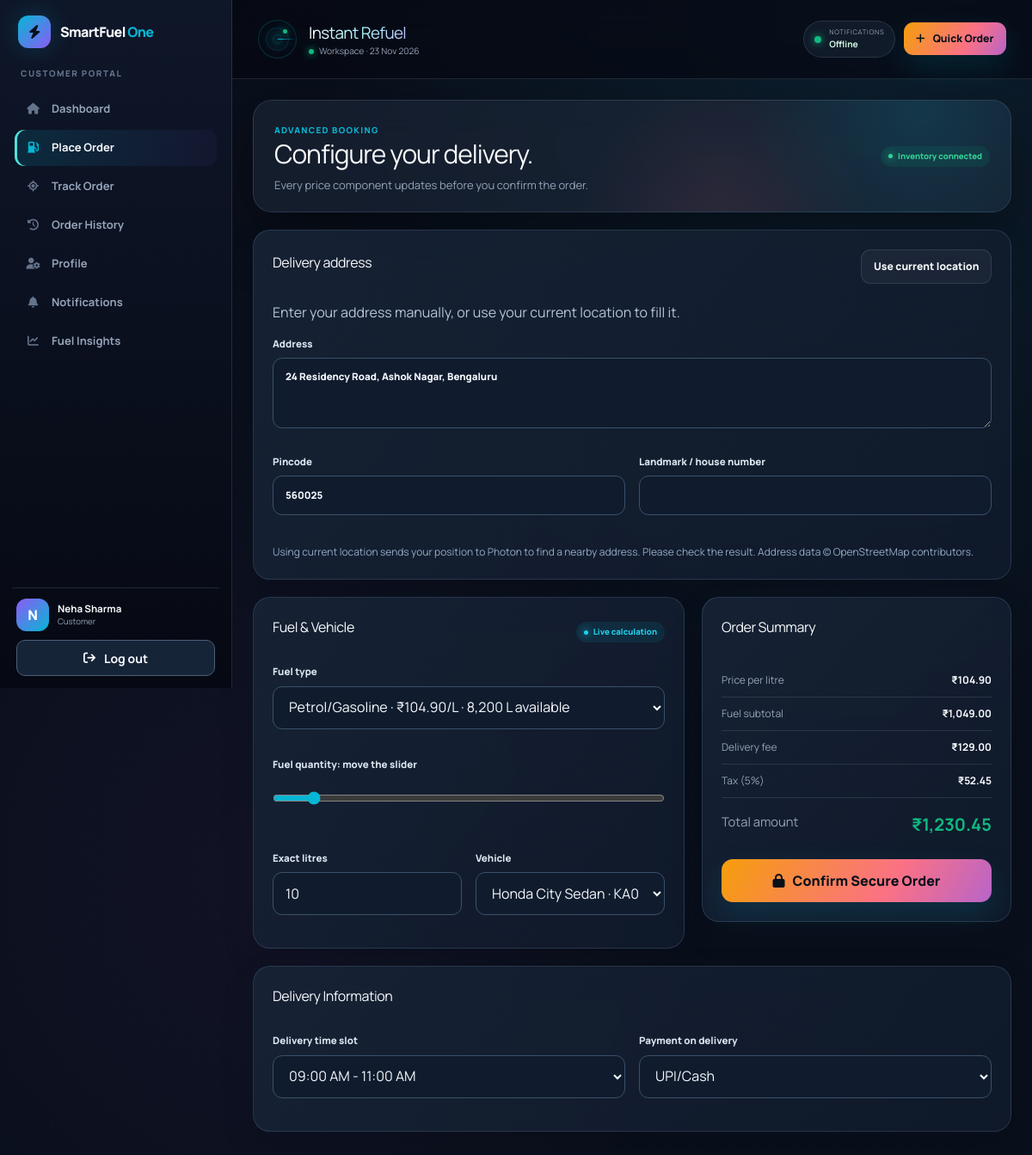
Page /customer/place_order.php (signed in) on the committed database.
### tables this page shows
CREATE TABLE users (
    id INT UNSIGNED AUTO_INCREMENT PRIMARY KEY,
    full_name VARCHAR(120) NOT NULL,
    email VARCHAR(190) NOT NULL,
    password_hash VARCHAR(255) NOT NULL,
    phone VARCHAR(20) NOT NULL,
    role ENUM('customer', 'delivery_agent', 'admin') NOT NULL DEFAULT 'customer',
    avatar_url VARCHAR(500) NULL,
    status ENUM('active', 'suspended') NOT NULL DEFAULT 'active',
    created_at TIMESTAMP NOT NULL DEFAULT CURRENT_TIMESTAMP,
    UNIQUE KEY uq_users_email (email),
    UNIQUE KEY uq_users_phone (phone),
    KEY idx_users_role_status (role, status)
);

CREATE TABLE delivery_addresses (
    id INT UNSIGNED AUTO_INCREMENT PRIMARY KEY,
    customer_id INT UNSIGNED NOT NULL,
    label VARCHAR(50) NOT NULL,
    full_address VARCHAR(500) NOT NULL,
    pincode VARCHAR(10) NOT NULL,
    is_default TINYINT(1) NOT NULL DEFAULT 0,
    KEY idx_address_customer (customer_id),
    CONSTRAINT fk_address_customer FOREIGN KEY (customer_id) REFERENCES users(id) ON DELETE CASCADE
);

### config/db.php (called while the page is built, shortened)
<?php
function db(): PDO
{
    static $pdo = null;
    if ($pdo instanceof PDO) {
        return $pdo;
    }
    try {
        $pdo = new PDO(
            'mysql:host=' . DB_HOST . ';dbname=' . DB_NAME . ';charset=utf8mb4',
            DB_USER,
            DB_PASS,
            [
                PDO::ATTR_ERRMODE => PDO::ERRMODE_EXCEPTION,
                PDO::ATTR_DEFAULT_FETCH_MODE => PDO::FETCH_ASSOC,
                PDO::ATTR_EMULATE_PREPARES => false,
            ]
        );
    } catch (PDOException $exception) {
        render_unexpected_error($exception);
    }
    sf_schema($pdo);
    return $pdo;
}
function ensure_realtime_schema(): bool
{
    static $ready = false;
    if ($ready) {
        return true;
    }
    return true;
}
function url(string $path = ''): string
{
    return BASE_URL . ($path === '' ? '' : '/' . ltrim($path, '/'));
}
function e(mixed $value): string
{
    return htmlspecialchars((string) $value, ENT_QUOTES, 'UTF-8');
}
function require_role(string $role): array
{
    $statement = db()->prepare('SELECT * FROM users WHERE id = ? AND status = \'active\' LIMIT 1');
    $statement->execute([(int) $_SESSION['user_id']]);
    $user = $statement->fetch();
    return $user;
}
function role_home(string $role): string
{
    return match ($role) {
        'admin' => 'admin/dashboard.php',
        'delivery_agent' => 'delivery/dashboard.php',
        default => 'customer/dashboard.php',
    };
}

### config/upgrade.php (called while the page is built, shortened)
<?php
function sf_schema(PDO $pdo): void
{
    $pdo->exec("CREATE TABLE IF NOT EXISTS sf_versions (version INT PRIMARY KEY, installed_at TIMESTAMP DEFAULT CURRENT_TIMESTAMP) ENGINE=InnoDB");
    if ($pdo->query('SELECT version FROM sf_versions WHERE version=1')->fetchColumn()) {
        return;
    }
    if ((int) $pdo->query("SELECT GET_LOCK('smartfuel_upgrade_v1',15)")->fetchColumn() !== 1) {
        throw new RuntimeException('Upgrade is busy. Refresh in a moment.');
    }
    try {
        if ($pdo->query('SELECT version FROM sf_versions WHERE version=1')->fetchColumn()) {
            return;
        }
        foreach ($statements as $sql) {
            $pdo->exec($sql);
        }
        $pdo->exec("INSERT IGNORE INTO sf_agent_approvals(user_id,approval_status) SELECT id,'Approved' FROM users WHERE role='delivery_agent'");
        $pdo->exec('INSERT IGNORE INTO sf_order_details(order_id) SELECT id FROM orders');
        $pdo->exec("UPDATE sf_order_details d JOIN orders o ON o.id=d.order_id SET d.refund_status='Pending' WHERE o.order_status='Cancelled' AND o.payment_status='Paid' AND d.refund_status='Not required'");
        $pdo->exec('INSERT IGNORE INTO sf_inventory_settings(fuel_id) SELECT id FROM fuel_inventory');
        $pdo->exec('DELETE FROM agent_live_locations');
        $pdo->exec('INSERT INTO sf_versions(version) VALUES(1)');
    } finally {
        $pdo->query("SELECT RELEASE_LOCK('smartfuel_upgrade_v1')");
    }
}

### customer/place_order.php (the view, shortened to what this page needs)
<?php
require_once __DIR__ . '/../includes/dashboard_layout.php';
require_once __DIR__ . '/../includes/address_fields.php';
$user = require_role('customer');
$inventory = db()->query('SELECT * FROM fuel_inventory ORDER BY id')->fetchAll();
$vehiclesStatement = db()->prepare('SELECT * FROM customer_vehicles WHERE customer_id=? ORDER BY is_default DESC,id');
$vehiclesStatement->execute([$user['id']]);
$vehicles = $vehiclesStatement->fetchAll();
$addressesStatement = db()->prepare('SELECT * FROM delivery_addresses WHERE customer_id=? ORDER BY is_default DESC,id');
$addressesStatement->execute([$user['id']]);
$addresses = $addressesStatement->fetchAll();
$repeat = null;
dashboard_start('Instant Refuel', 'order', $user);
?>
<section class="welcome-panel"><div><span class="eyebrow">Advanced booking</span><h2>Configure your delivery.</h2><p>Every price component updates before you confirm the order.</p></div><span class="badge success">Inventory connected</span></section>
<form method="post" data-order-calculator>
    <section class="panel">
        <?php sf_address_fields(array_merge([
            'delivery_address' => $repeat['delivery_address'] ?? $addresses[0]['full_address'] ?? '',
            'delivery_pincode' => $repeat['delivery_pincode'] ?? $addresses[0]['pincode'] ?? '',
        ], $_POST)); ?>
    </section>
    <div class="order-layout">
        <section class="panel"><div class="panel-head"><h2>Fuel & Vehicle</h2><span class="badge info">Live calculation</span></div><div class="form-grid">
            <div class="form-group full"><label for="fuel_id">Fuel type</label><select id="fuel_id" name="fuel_id" data-fuel-select required><?php foreach($inventory as $fuel): ?><option value="<?= (int)$fuel['id'] ?>" data-price="<?= e($fuel['price_per_liter']) ?>" <?= (isset($_POST['fuel_id']) ? (int)$_POST['fuel_id']===(int)$fuel['id'] : ($repeat && $repeat['fuel_type']===$fuel['fuel_type'])) ? 'selected' : '' ?>><?= e($fuel['fuel_type']) ?> · <?= money($fuel['price_per_liter']) ?>/L · <?= number_format((float)$fuel['stock_liters']) ?> L available</option><?php endforeach; ?></select></div>
            <div class="form-group full"><label for="liter_slider">Fuel quantity: move the slider</label><input id="liter_slider" type="range" min="1" max="100" value="<?= e($_POST['quantity_liters'] ?? ($repeat['quantity_liters'] ?? 10)) ?>" data-liter-slider></div>
            <div class="form-group"><label for="quantity_liters">Exact litres</label><input id="quantity_liters" name="quantity_liters" type="number" min="1" max="100" step="0.5" value="<?= e($_POST['quantity_liters'] ?? ($repeat['quantity_liters'] ?? 10)) ?>" data-liter-input required></div>
            <div class="form-group"><label for="vehicle_number">Vehicle</label><select id="vehicle_number" name="vehicle_number" required><?php if(!$vehicles): ?><option value="">Add a vehicle from Profile</option><?php else: ?><?php foreach($vehicles as $vehicle): ?><option value="<?= e($vehicle['vehicle_number']) ?>" <?= ($repeat && $repeat['vehicle_number']===$vehicle['vehicle_number']) ? 'selected' : '' ?>><?= e($vehicle['vehicle_name']) ?> · <?= e($vehicle['vehicle_number']) ?></option><?php endforeach; ?><?php endif; ?></select></div>
        </div></section>
        <aside class="panel summary-card"><div class="panel-head"><h2>Order Summary</h2></div><div class="price-row"><span>Price per litre</span><strong data-unit-price>₹0.00</strong></div><div class="price-row"><span>Fuel subtotal</span><strong data-subtotal>₹0.00</strong></div><div class="price-row"><span>Delivery fee</span><strong data-fee>₹0.00</strong></div><div class="price-row"><span>Tax (5%)</span><strong data-tax>₹0.00</strong></div><div class="price-row total"><span>Total amount</span><strong data-total>₹0.00</strong></div><button class="btn" type="submit" style="width:100%;margin-top:15px"><i class="fa-solid fa-lock"></i> Confirm Secure Order</button></aside>
    </div>
    <section class="panel"><div class="panel-head"><h2>Delivery Information</h2></div><div class="form-grid">
        <div class="form-group"><label for="delivery_time_slot">Delivery time slot</label><select id="delivery_time_slot" name="delivery_time_slot" required><option>09:00 AM - 11:00 AM</option></select></div>
        <div class="form-group"><label for="payment_method">Payment on delivery</label><select id="payment_method" name="payment_method" required><option>UPI/Cash</option></select></div>
    </div></section>
</form>
<?php dashboard_end(); ?>

### includes/dashboard_layout.php (shortened to what this page needs)
<?php
require_once __DIR__ . '/../config/db.php';
function get_dashboard_links(string $role): array
{
    return [
        ['dashboard', 'customer/dashboard.php', 'fa-house', 'Dashboard'],
        ['order', 'customer/place_order.php', 'fa-gas-pump', 'Place Order'],
        ['track', 'customer/track_order.php', 'fa-location-crosshairs', 'Track Order'],
        ['history', 'customer/order_history.php', 'fa-clock-rotate-left', 'Order History'],
        ['profile', 'customer/profile.php', 'fa-user-gear', 'Profile'],
    ];
}
function dashboard_start(string $title, string $active, array $user): void
{
    $links = get_dashboard_links($user['role']);
    $links[] = ['notifications', 'account/notifications.php', 'fa-bell', 'Notifications'];
    if ($user['role'] === 'customer') {
        $links[] = ['insights', 'customer/insights.php', 'fa-chart-line', 'Fuel Insights'];
    }
    $roleLabel = match ($user['role']) {
        'admin' => 'Administration',
        'delivery_agent' => 'Delivery Partner',
        default => 'Customer Portal',
    };
    ?>
<!DOCTYPE html>
<html lang="en">
<head>
    <script src="https://cdn.tailwindcss.com"></script>
    <link rel="stylesheet" href="https://cdnjs.cloudflare.com/ajax/libs/font-awesome/6.5.2/css/all.min.css">
    <link rel="stylesheet" href="<?= url('assets/css/custom.css') ?>">
    <link rel="stylesheet" href="<?= url('assets/css/upgrade.css') ?>">
    <link rel="stylesheet" href="<?= url('assets/css/cleanup.css') ?>">
    <link rel="stylesheet" href="https://unpkg.com/leaflet@1.9.4/dist/leaflet.css">
</head>
<body class="dashboard-body">
<div class="dashboard-shell">
    <aside class="sidebar" data-sidebar>
        <div class="side-head">
            <a class="brand" href="<?= url(role_home($user['role'])) ?>"><span class="brand-mark"><i class="fa-solid fa-bolt"></i></span><span>SmartFuel <em>One</em></span></a>
        </div>
        <p class="role-label"><?= e($roleLabel) ?></p>
        <nav class="side-nav">
            <?php foreach ($links as [$key, $path, $icon, $label]): ?>
                <a class="<?= $active === $key ? 'active' : '' ?>" href="<?= url($path) ?>"><i class="fa-solid <?= e($icon) ?>"></i><span><?= e($label) ?></span></a>
            <?php endforeach; ?>
        </nav>
        <div class="side-profile">
            <div class="avatar"><?= e(strtoupper(substr($user['full_name'], 0, 1))) ?></div>
            <div><strong><?= e($user['full_name']) ?></strong><small><?= e(ucwords(str_replace('_', ' ', $user['role']))) ?></small></div>
            <a class="sidebar-logout" href="<?= url('auth/logout.php') ?>"><i class="fa-solid fa-arrow-right-from-bracket" aria-hidden="true"></i> Log out</a>
        </div>
    </aside>
    <main class="dashboard-main">
        <header class="operations-header">
            <span class="radar" aria-hidden="true"><i></i><b></b></span>
            <div class="operations-title"><h1><?= e($title) ?></h1><p><span></span> Workspace · <?= date('d M Y') ?></p></div>
            <div class="header-actions">
                <a class="network-pill" href="<?= url('account/notifications.php') ?>"><i></i><span><small>NOTIFICATIONS</small><strong data-unread>0</strong></span></a>
                <?php if ($user['role'] === 'customer'): ?><a class="btn btn-small" data-magnetic href="<?= url('customer/place_order.php') ?>"><i class="fa-solid fa-plus"></i> Quick Order</a><?php endif; ?>
            </div>
        </header>
        <div class="dashboard-content" data-sync-content>
    <?php
}
function dashboard_end(): void
{
    ?>
        </div>
    </main>
</div>
</body>
</html>
    <?php
}
    ?>

### includes/address_fields.php (shortened to what this page needs)
<?php
function sf_address_fields(array $values): void
{
    ?>
    <section class="sf-address-entry" data-address-entry>
        <div class="panel-head">
            <h2>Delivery address</h2>
            <button class="btn btn-secondary btn-small" type="button" data-address-current>Use current location</button>
        </div>
        <p>Enter your address manually, or use your current location to fill it.</p>
        <div class="form-group">
            <label>Address
                <textarea name="delivery_address" rows="3" minlength="10" maxlength="500" autocomplete="street-address" data-address-text required><?= e($values['delivery_address'] ?? '') ?></textarea>
            </label>
        </div>
        <div class="form-grid">
            <div class="form-group">
                <label>Pincode
                    <input name="delivery_pincode" inputmode="numeric" pattern="[0-9]{6}" maxlength="6" autocomplete="postal-code" value="<?= e($values['delivery_pincode'] ?? '') ?>" data-address-postcode required>
                </label>
            </div>
            <div class="form-group">
                <label>Landmark / house number
                    <input name="landmark" maxlength="200" value="<?= e($values['landmark'] ?? '') ?>">
                </label>
            </div>
        </div>
        <small class="sf-note">Using current location sends your position to Photon to find a nearby address. Please check the result. Address data © OpenStreetMap contributors.</small>
    </section>
    <?php
}

### rows in the picture
users: role "CUSTOMER PORTAL", full_name "N", full_name "Neha Sharma", role "Customer"
delivery_addresses: delivery_address "24 Residency Road, Ashok Nagar, Bengaluru", delivery_pincode "560025"

### other values in the picture
$label "Dashboard"
$label "Place Order"
$label "Track Order"
$label "Order History"
$label "Profile"
$label "Notifications"
$label "Fuel Insights"
form field fuel_id "Petrol/Gasoline · ₹104.90/L · 8,200 L available"
form field vehicle_number "Honda City Sedan · KA03AB1234"
